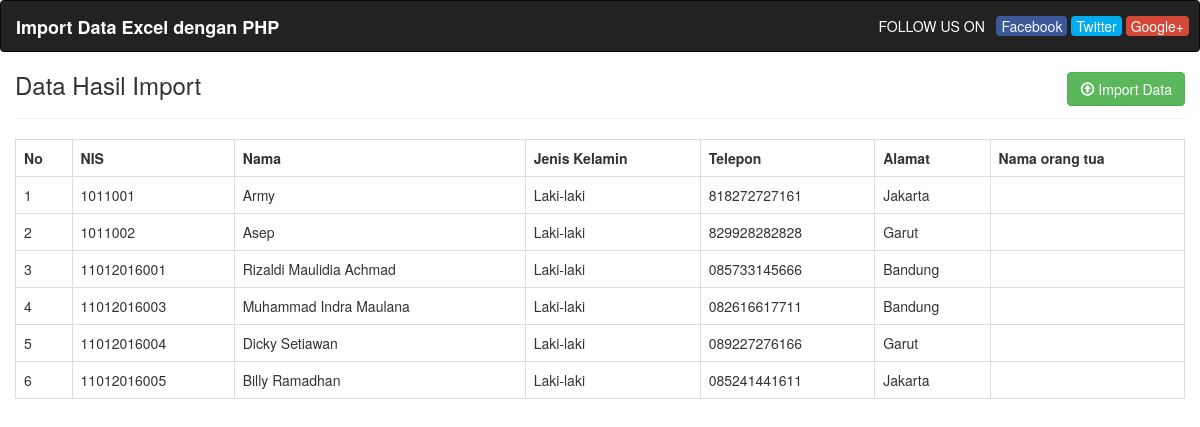
The page / on the database its author committed.
### tables this page shows
CREATE TABLE `siswa` (
  `nis` varchar(11) NOT NULL,
  `nama` varchar(50) NOT NULL,
  `jenis_kelamin` varchar(10) NOT NULL,
  `telp` varchar(15) NOT NULL,
  `alamat` text NOT NULL
);

### index.php (the view, shortened to what this page needs)
<!DOCTYPE html>
<html lang="en">
	<head>
		<link href="css/bootstrap.min.css" rel="stylesheet">
	</head>
	<body>
		<nav class="navbar navbar-inverse" role="navigation">
			<div class="container-fluid">
				<div class="navbar-header">
					<a class="navbar-brand" href="#" style="color: white;"><b>Import Data Excel dengan PHP</b></a>
				</div>
				<p class="navbar-text navbar-right hidden-xs" style="color: white;padding-right: 10px;">
					FOLLOW US ON &nbsp;
					<a target="_blank" style="background: #3b5998; padding: 0 5px; border-radius: 4px; color: #f7f7f7; text-decoration: none;" href="https://www.facebook.com/mynotescode">Facebook</a>
					<a target="_blank" style="background: #00aced; padding: 0 5px; border-radius: 4px; color: #ffffff; text-decoration: none;" href="https://twitter.com/mynotescode">Twitter</a>
					<a target="_blank" style="background: #d34836; padding: 0 5px; border-radius: 4px; color: #ffffff; text-decoration: none;" href="https://plus.google.com/118319575543333993544">Google+</a>
				</p>
			</div>
		</nav>
		<div style="padding: 0 15px;">
			<a href="form.php" class="btn btn-success pull-right">
				<span class="glyphicon glyphicon-upload"></span> Import Data
			</a>
			<h3>Data Hasil Import</h3>
			<hr>
			<div class="table-responsive">
				<table class="table table-bordered">
					<tr>
						<th>No</th>
						<th>NIS</th>
						<th>Nama</th>
						<th>Jenis Kelamin</th>
						<th>Telepon</th>
						<th>Alamat</th>
						<th>Nama orang tua</th>
					</tr>
					<?php
					include "koneksi.php";
					$sql = mysqli_query($connect, "SELECT * FROM siswa");
					$no = 1;
					while($data = mysqli_fetch_array($sql)){
						echo "<tr>";
						echo "<td>".$no."</td>";
						echo "<td>".$data['nis']."</td>";
						echo "<td>".$data['nama']."</td>";
						echo "<td>".$data['jenis_kelamin']."</td>";
						echo "<td>".$data['telp']."</td>";
						echo "<td>".$data['alamat']."</td>";
						echo "<td>".$data['orang_tua']."</td>";
						echo "</tr>";
						$no++;
					}
					?>
				</table>
			</div>
		</div>
	</body>
</html>

### rows shown on the page
siswa: nis "1011001", nama "Army", jenis_kelamin "Laki-laki", telp "818272727161", alamat "Jakarta"
siswa: nis "1011002", nama "Asep", jenis_kelamin "Laki-laki", telp "829928282828", alamat "Garut"
siswa: nis "11012016001", nama "Rizaldi Maulidia Achmad", jenis_kelamin "Laki-laki", telp "085733145666", alamat "Bandung"
siswa: nis "11012016003", nama "Muhammad Indra Maulana", jenis_kelamin "Laki-laki", telp "082616617711", alamat "Bandung"
siswa: nis "11012016004", nama "Dicky Setiawan", jenis_kelamin "Laki-laki", telp "089227276166", alamat "Garut"
siswa: nis "11012016005", nama "Billy Ramadhan", jenis_kelamin "Laki-laki", telp "085241441611", alamat "Jakarta"
